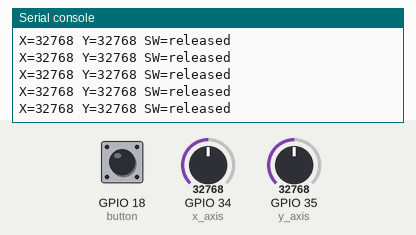
Simulated run of this program. Board: ESP32 board running MicroPython. On the bench: the last lines printed to the serial console. Wiring (from the project's diagram.json): button joystick on GPIO 18, joystick X on GPIO 34, joystick Y on GPIO 35. The test bench sets the inputs (shaded band); at power-on: GPIO 18 (button) HIGH, GPIO 34 (x_axis) = 32768, GPIO 35 (y_axis) = 32768 (analog values on the 0–65535 scale).

Above: at 1.2 s.
1.3 s: GPIO 18 (button) pulled LOW for 0.15 s
At 1.48 s:
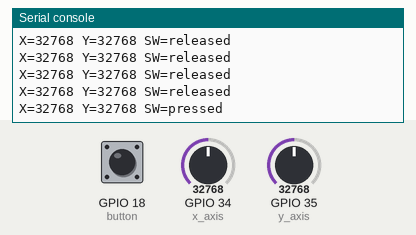
2.9 s: GPIO 34 (x_axis) set to 45874
At 3.14 s:
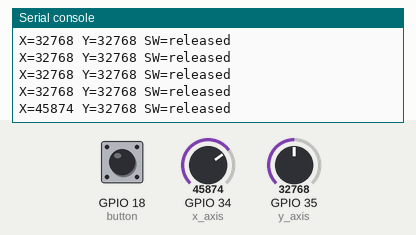
4.4 s: GPIO 35 (y_axis) set to 45874
At 4.49 s:
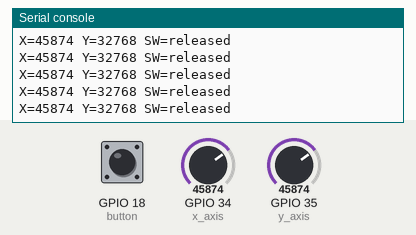
5.9 s: GPIO 18 (button) pulled LOW for 1 s
At 6.15 s:
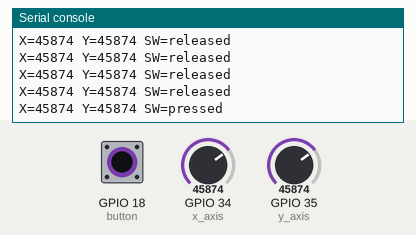
8.4 s: GPIO 34 (x_axis) set to 57670
At 8.41 s:
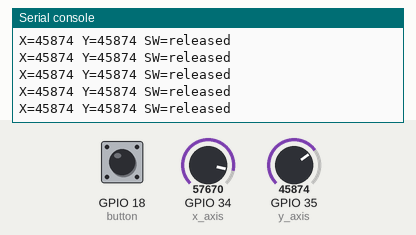
9.9 s: GPIO 35 (y_axis) set to 57670
At 9.91 s:
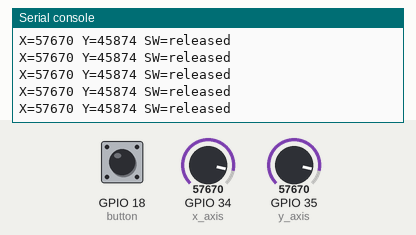
Timing chart, 0 to 12.4 s (numbered marks = the images above; inputs shaded):
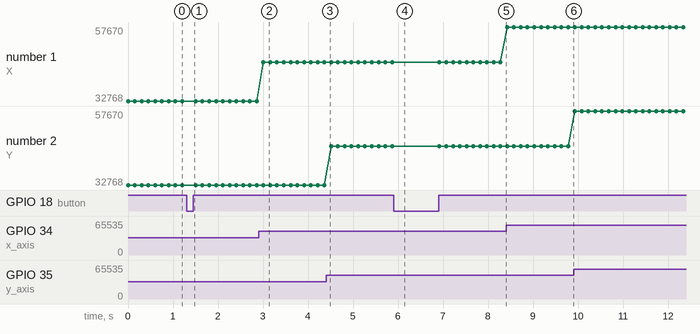

Measured:
- after the input at 1.3 s, the serial console: prints a new line after 0.05 s (image 1)
- after the input at 2.9 s, the serial console: prints a new line after 0.11 s (image 2)
- after the input at 5.9 s, the serial console: prints a new line after 0.12 s (image 4)
- plotted number 1: 32768 → 45874 after the input at 2.9 s, 45874 → 57670 after the input at 8.4 s

The program:

main.py
```python
from machine import ADC, Pin
from time import sleep_ms

x_axis = ADC(Pin(34), atten=ADC.ATTN_11DB)
y_axis = ADC(Pin(35), atten=ADC.ATTN_11DB)
button = Pin(18, Pin.IN, Pin.PULL_UP)

while True:
    x = x_axis.read_u16()
    y = y_axis.read_u16()
    pressed = button.value() == 0
    state = "pressed" if pressed else "released"
    print("X={} Y={} SW={}".format(x, y, state))
    sleep_ms(150)
```
